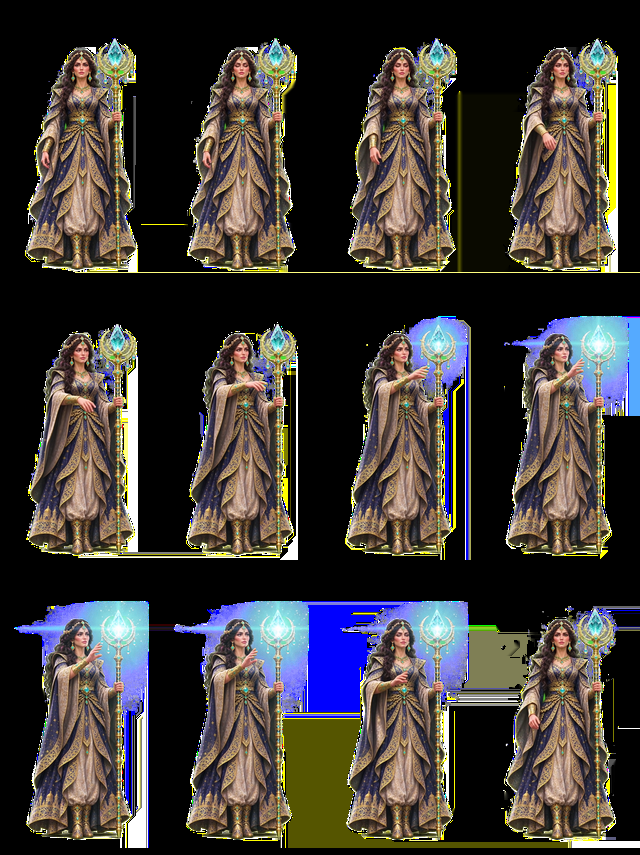
#> input picture mage_starter_cast_front_lossless.webp, 640 x 855 px
$ python -i animation_quality_audit.py   (imports and definitions only)
#> lines starting #> are read from the running program, lines starting #| are printed output that depends on the picture
"""Measure sprite-frame variation and alignment without modifying production art."""
from __future__ import annotations

import argparse
import base64
import io
import json
import sys
from collections import Counter
from itertools import pairwise
from pathlib import Path
from typing import Any

from image_assets import open_image
from PIL import Image, ImageChops

ROOT = Path(__file__).resolve().parents[1]
DIFF_THRESHOLD = 12
LOW_MOTION_RATIO = 0.02


# [8 lines left out: function positive_int, not called in this run]


def frame_metrics(frames: list[Image.Image]) -> dict[str, Any]:
    if not frames:
        raise ValueError("animation clip contains no frames")
    size = frames[0].size
    if any(frame.size != size for frame in frames):
        raise ValueError("animation frames do not share a common cell size")

    normalized: list[Image.Image] = []
    visible_ratios: list[float] = []
    baselines: list[int] = []
    for frame in frames:
        rgba = frame.convert("RGBA")
        alpha = rgba.getchannel("A")
        visible_ratios.append(sum(alpha.histogram()[1:]) / (size[0] * size[1]))
        bbox = alpha.getbbox()
        if bbox is not None:
            baselines.append(bbox[3])
        canvas = Image.new("RGBA", size, (28, 30, 38, 255))
        canvas.alpha_composite(rgba)
        normalized.append(canvas.convert("RGB"))

    keys = [frame.tobytes() for frame in normalized]
    duplicates = [
        [left, right]
        for left in range(len(keys))
        for right in range(left + 1, len(keys))
        if keys[left] == keys[right]
    ]
    changes: list[float] = []
    for before, after in pairwise(normalized):
        histogram = ImageChops.difference(before, after).convert("L").histogram()
        changed = sum(histogram[DIFF_THRESHOLD + 1 :])
        changes.append(changed / (size[0] * size[1]))

    return {
        "frame_count": len(frames),
        "unique_frames": len(set(keys)),
        "duplicate_pairs": duplicates,
        "adjacent_changed_pixel_ratio": [round(value, 6) for value in changes],
        "min_adjacent_changed_pixel_ratio": round(min(changes), 6) if changes else 0.0,
        "mean_adjacent_changed_pixel_ratio": round(sum(changes) / len(changes), 6) if changes else 0.0,
        "max_adjacent_changed_pixel_ratio": round(max(changes), 6) if changes else 0.0,
        "visible_alpha_ratio": round(sum(visible_ratios) / len(visible_ratios), 6),
        "visible_bottom_range_px": max(baselines) - min(baselines) if len(baselines) > 1 else 0,
    }


# [16 lines left out: function clip_warnings, not called in this run]


def crop(sheet: Image.Image, column: int, row: int, width: int, height: int) -> Image.Image:
    return sheet.crop((column * width, row * height, (column + 1) * width, (row + 1) * height))


# [339 lines left out: functions _load_separate_attack_frames, _load_base64_attack_sheet, _load_base64_enemy_sheet, audit, main, not called in this run]


# [2 lines not run here, left out]

>>> import cv2
>>> picture = cv2.imread('../mage_starter_cast_front_lossless.webp', cv2.IMREAD_GRAYSCALE)
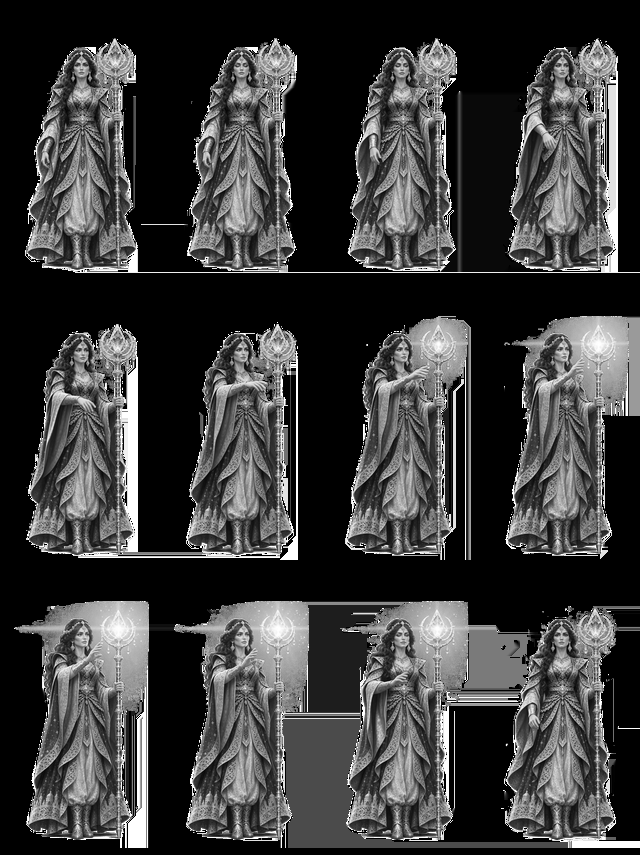
#> picture: shape (855, 640); min 0, max 255, mean 59.6
#> (the run stopped early here; a loop or call above may not have finished)
